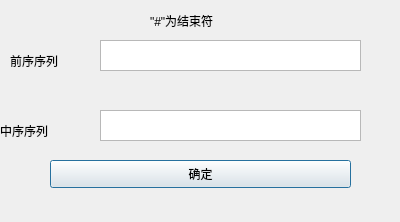
<?xml version="1.0" encoding="UTF-8"?>
<ui version="4.0">
 <class>Dialog_premid</class>
 <widget class="QDialog" name="Dialog_premid">
  <property name="geometry">
   <rect>
    <x>0</x>
    <y>0</y>
    <width>400</width>
    <height>222</height>
   </rect>
  </property>
  <property name="windowTitle">
   <string>Dialog</string>
  </property>
  <widget class="QLabel" name="label">
   <property name="geometry">
    <rect>
     <x>10</x>
     <y>50</y>
     <width>81</width>
     <height>21</height>
    </rect>
   </property>
   <property name="text">
    <string>前序序列</string>
   </property>
  </widget>
  <widget class="QLabel" name="label_2">
   <property name="geometry">
    <rect>
     <x>0</x>
     <y>120</y>
     <width>91</width>
     <height>21</height>
    </rect>
   </property>
   <property name="text">
    <string>中序序列</string>
   </property>
  </widget>
  <widget class="QTextEdit" name="textEdit">
   <property name="geometry">
    <rect>
     <x>100</x>
     <y>40</y>
     <width>261</width>
     <height>31</height>
    </rect>
   </property>
  </widget>
  <widget class="QTextEdit" name="textEdit_2">
   <property name="geometry">
    <rect>
     <x>100</x>
     <y>110</y>
     <width>261</width>
     <height>31</height>
    </rect>
   </property>
  </widget>
  <widget class="QPushButton" name="pushButton">
   <property name="geometry">
    <rect>
     <x>50</x>
     <y>160</y>
     <width>301</width>
     <height>28</height>
    </rect>
   </property>
   <property name="text">
    <string>确定</string>
   </property>
  </widget>
  <widget class="QLabel" name="label_3">
   <property name="geometry">
    <rect>
     <x>150</x>
     <y>10</y>
     <width>111</width>
     <height>21</height>
    </rect>
   </property>
   <property name="text">
    <string>&quot;#&quot;为结束符</string>
   </property>
  </widget>
 </widget>
 <resources/>
 <connections/>
</ui>
